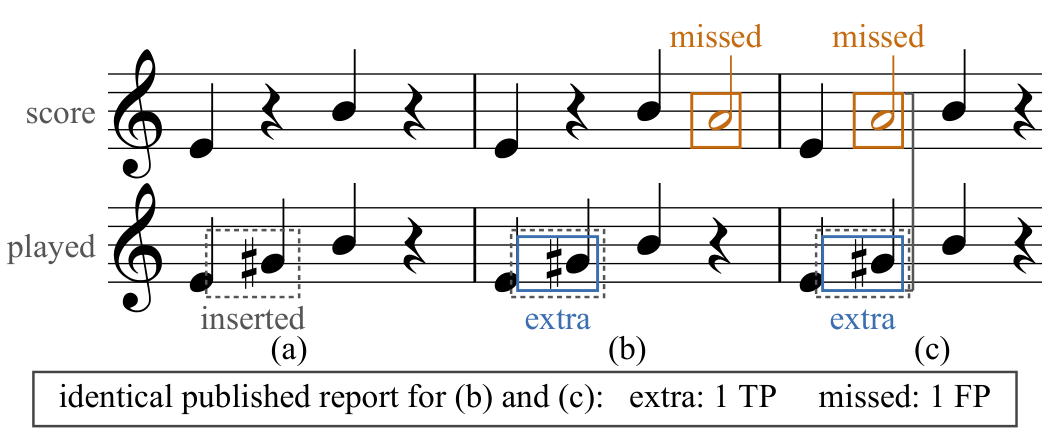

This figure's Python source:
"""Figure 1 -- three system behaviors at one mistake, drawn in staff notation.

Verified exact case (Polytune x MAESTRO, piece 01-03_R1_2014_..--4, t=178.95 s;
see verify_two_scenario.py, claim holds): the reference contains ONE inserted
note (extra @ MIDI 68 = G-sharp 4); the system outputs TWO events, extra @ 68
plus missed @ 69 (A4) -- its encoding of a wrong note.

Layout: ONE two-staff system (score above, played notes below) whose three
consecutive measures are the three scenarios (a), (b), (c), read left to
right like music. Every measure repeats the same passage: the score has a rest
where the player adds G-sharp 4, so the inserted note is visible by
comparison. System claims are drawn on top:

(a) Silent: the system makes no claim.
(b) Counterfactual: the extra claim (blue box) sits on the played G-sharp 4,
    a correct insertion claim; the missed A4 claim (hollow orange note on the
    score staff, i.e. a note the system says the score contained and the
    player omitted) sits two beats later, an unrelated false deletion claim.
(c) As measured: the missed A4 claim is co-located with the extra claim
    (bracket), the system's "played 68 instead of 69" encoding: found but
    misnamed (raw HM=1).
Below the system, one report box: (b) and (c) publish the IDENTICAL per-class
report (extra: 1 TP; missed: 1 FP).

The passage itself (E4, B4 context notes, 4/4) is schematic; the mistake's
pitches, classes and co-location are the measured case. The caption states it.

Why notation rather than a piano roll: both systems the letter evaluates open
with staff-notation figures (Polytune Fig. 1; LadderSym Fig. 1), so the
reader meets the mistake as a musician sees it; the piano-roll version read as
a bar chart (author's review, 2026-09-05). Why one system rather than a 2x2
grid of panels: one clef and one label pair serve all three scenarios, so the
staves are larger and the figure a third shorter.

IEEE graphics rules honoured (proposal/review-evidence/dossier-parts/21-*):
FG-016/017 in-figure text in Times New Roman, embedded as a TrueType subset;
FG-019/020 all type 8 pt at placed size; FG-021 bare (a)/(b)/(c) centered
below each measure, descriptive wording only in the LaTeX caption; FG-026 no
transparency; FG-028 greyscale-legible (claims are boxes + hollow vs filled
heads, not colour alone); FG-031 no baked-in caption or frame around the
figure; music glyphs are vector outlines (no font). The gate (verify_shipped
[8]) rejects Type 3 fonts in this PDF.

Pipeline (pure Python, no system installs): MusicXML (built here) -> verovio
(engraving to SVG) -> svglib/reportlab (SVG to PDF) -> PyMuPDF (place the
system, draw boxes, labels, bracket, report box; strip unused font
resources).

Run:  pip install verovio svglib reportlab pymupdf
      python fig1_two_scenario.py
"""
from __future__ import annotations

import io
import os
import re
from typing import Dict, List, Tuple

import pymupdf as fitz
import verovio
from reportlab.graphics import renderPDF
from svglib.svglib import svg2rlg

HERE = os.path.dirname(os.path.abspath(__file__))
OUT = os.path.join(HERE, "fig1_two_scenario.pdf")

# palette shared with the letter's earlier figure versions
C_EXTRA = "#3b6fb0"      # system extra (insertion claim): blue box
C_MISS = "#c46a10"       # system missed (deletion claim): hollow orange note + box
C_GRAY = "#555555"
C_TEXT = "#000000"

# IEEE single column = 3.5 in = 252 pt
COL_W = 252.0
LABEL_MARGIN = 26.0      # left strip for "score"/"played"
RIGHT_PAD = 2.0
FONT_PT = 8.0
TNR_CANDIDATES = [
    "/System/Library/Fonts/Supplemental/Times New Roman.ttf",
    "/usr/share/fonts/truetype/msttcorefonts/Times_New_Roman.ttf",
]

# scenario per measure: beat of the claimed-missing A4 on the score staff
# (None: no claim; 4: two beats after the inserted note; 2: co-located)
MEASURES = [None, 4, 2]


def hex_rgb(h: str) -> Tuple[float, float, float]:
    h = h.lstrip("#")
    return tuple(int(h[i:i + 2], 16) / 255.0 for i in (0, 2, 4))  # type: ignore[return-value]


# ------------------------------------------------------------------ MusicXML
def _note(step: str, octave: int, alter: int | None = None, color: str | None = None,
          hollow: bool = False) -> str:
    alt = f"<alter>{alter}</alter>" if alter else ""
    acc = "<accidental>sharp</accidental>" if alter == 1 else ""
    col = f' color="{color}"' if color else ""
    head = ""
    stem = "<stem>up</stem>"
    if color or hollow:
        filled = ' filled="no"' if hollow else ""
        head = f'<notehead{filled}{col}>normal</notehead>'
        stem = f'<stem{col}>up</stem>'
    return (f"<note{col}><pitch><step>{step}</step>{alt}<octave>{octave}</octave></pitch>"
            f"<duration>1</duration><type>quarter</type>{acc}{stem}{head}</note>")


def _rest() -> str:
    return "<note><rest/><duration>1</duration><type>quarter</type></note>"


def musicxml() -> str:
    """Two parts, three 4/4 measures of quarter notes, no time signature drawn.

    Score staff (P1), every measure: E4, rest, B4, rest, with the system's
    claimed-missing A4 as a hollow orange note at MEASURES[m] (2 = co-located
    with the inserted note, 4 = two beats later, None = no claim).
    Played staff (P2), every measure: E4, G#4 (MIDI 68, the inserted note),
    B4, rest.
    """
    attrs = ("<attributes><divisions>1</divisions><key><fifths>0</fifths></key>"
             "<clef><sign>G</sign><line>2</line></clef></attributes>")

    def score_measure(i: int, missed_beat: int | None) -> str:
        beats = [_note("E", 4), _rest(), _note("B", 4), _rest()]
        if missed_beat is not None:
            beats[missed_beat - 1] = _note("A", 4, color=C_MISS, hollow=True)
        return f'<measure number="{i + 1}">{attrs if i == 0 else ""}{"".join(beats)}</measure>'

    def played_measure(i: int) -> str:
        beats = [_note("E", 4), _note("G", 4, alter=1), _note("B", 4), _rest()]
        return f'<measure number="{i + 1}">{attrs if i == 0 else ""}{"".join(beats)}</measure>'

    p1 = "".join(score_measure(i, mb) for i, mb in enumerate(MEASURES))
    p2 = "".join(played_measure(i) for i in range(len(MEASURES)))
    return ('<?xml version="1.0" encoding="UTF-8"?><score-partwise version="3.1"><part-list>'
            '<score-part id="P1"><part-name></part-name></score-part>'
            '<score-part id="P2"><part-name></part-name></score-part></part-list>'
            f'<part id="P1">{p1}</part><part id="P2">{p2}</part></score-partwise>')


# ------------------------------------------------------------------ engraving
def engrave(xml: str) -> str:
    tk = verovio.toolkit()
    tk.setOptions({
        "pageWidth": 2600, "pageHeight": 600, "scale": 50, "breaks": "none",
        "adjustPageHeight": True, "adjustPageWidth": True,
        "header": "none", "footer": "none", "mnumInterval": 0,
        "spacingStaff": 5, "spacingSystem": 0,
        "pageMarginLeft": 10, "pageMarginRight": 10,
        "pageMarginTop": 10, "pageMarginBottom": 10,
    })
    if not tk.loadData(xml):
        raise RuntimeError("verovio failed to load the MusicXML")
    if tk.getPageCount() != 1:
        raise RuntimeError("the three measures did not fit one system")
    svg = tk.renderToSVG(1)
    # part-name placeholders come out as empty <text>; drop every text node so
    # the notation PDF carries no font at all (labels are set later in TNR)
    return re.sub(r"<text.*?</text>", "", svg, flags=re.S)


class Geometry:
    """Staff lines, barlines and noteheads, in verovio viewBox units."""

    def __init__(self, svg: str) -> None:
        # verovio emits one <g class="staff"> per measure and staff; group the
        # blocks by their staff-line heights (identical across measures) and
        # keep noteheads in left-to-right order
        starts = [s.start() for s in re.finditer(r'<g id="[^"]*" class="staff">', svg)]
        starts.append(len(svg))
        by_lines: Dict[Tuple[int, ...], List[Tuple[int, int]]] = {}
        for a, b in zip(starts, starts[1:]):
            blk = svg[a:b]
            horiz = [(int(x2) - int(x1), int(y1)) for x1, y1, x2, y2 in re.findall(
                r'<path d="M(\d+) (\d+) L(\d+) (\d+)"[^>]*/>', blk) if y1 == y2 and x2 > x1]
            # the five longest horizontal strokes are the staff lines (ledger
            # lines are shorter)
            ys = tuple(sorted(y for _, y in sorted(horiz, reverse=True)[:5]))
            heads = [(int(x), int(y)) for x, y in re.findall(
                r'<g class="notehead"[^>]*>\s*<use [^>]*translate\((-?\d+), (-?\d+)\)', blk)]
            by_lines.setdefault(ys, []).extend(heads)
        self.staves: List[Dict] = [
            {"lines": list(ys), "heads": sorted(heads)}
            for ys, heads in sorted(by_lines.items())]
        if len(self.staves) != 2:
            raise RuntimeError(f"expected 2 staves, parsed {len(self.staves)}")
        # barlines: vertical paths at least one staff tall (stems are 3.5
        # spaces, barlines 4 or, for the system line, more)
        staff_h = self.staves[0]["lines"][-1] - self.staves[0]["lines"][0]
        vert = [(int(y2) - int(y1), int(x1)) for x1, y1, x2, y2 in re.findall(
            r'<path d="M(\d+) (\d+) L(\d+) (\d+)"[^>]*/>', svg) if x1 == x2 and int(y2) > int(y1)]
        xs = sorted({x for h, x in vert if h >= 0.95 * staff_h})
        # thick+thin final barline: keep distinct positions further than a
        # staff space apart
        self.barlines: List[int] = []
        for x in xs:
            if not self.barlines or x - self.barlines[-1] > self.space:
                self.barlines.append(x)
        if len(self.barlines) != len(MEASURES) + 1:
            raise RuntimeError(f"expected {len(MEASURES) + 1} barlines, found {self.barlines}")

    @property
    def space(self) -> int:
        ln = self.staves[0]["lines"]
        return ln[1] - ln[0]


def svg_to_pdf(svg: str) -> fitz.Document:
    tmp = io.BytesIO()
    renderPDF.drawToFile(svg2rlg(io.StringIO(svg)), tmp)
    doc = fitz.open("pdf", tmp.getvalue())
    pg = doc[0]
    # svglib selects a default Type1 font (an empty BT..Tf..ET block) even when
    # nothing is drawn with it; an unembedded font resource would fail IEEE's
    # font check, so drop text blocks that show no glyphs, then the resource.
    if not pg.get_text().strip():
        pg.clean_contents()
        xref = pg.get_contents()[0]
        stream = doc.xref_stream(xref)
        stream = re.sub(rb"BT\b.*?\bET\b",
                        lambda m: m.group(0) if re.search(rb"T[jJ]\b", m.group(0)) else b"",
                        stream, flags=re.S)
        doc.update_stream(xref, stream)
        doc.xref_set_key(pg.xref, "Resources/Font", "null")
    return doc


def _fit(us: List[float], pts: List[float]) -> Tuple[float, float]:
    """Least-squares a, b with pt = a*u + b."""
    n = len(us)
    mu, mp = sum(us) / n, sum(pts) / n
    a = sum((u - mu) * (p - mp) for u, p in zip(us, pts)) / sum((u - mu) ** 2 for u in us)
    return a, mp - a * mu


# ------------------------------------------------------------------ compose
class System:
    """The engraved three-measure system and its coordinate maps."""

    def __init__(self) -> None:
        self.svg = engrave(musicxml())
        self.geo = Geometry(self.svg)
        self.doc = svg_to_pdf(self.svg)
        self.rect: fitz.Rect | None = None
        self._calibrate()

    def _calibrate(self) -> None:
        """Affine maps viewBox units -> notation-page points, fitted on the ten
        staff lines (y) and the system barlines (x) as actually drawn."""
        h_seg, v_seg = [], []
        for d in self.doc[0].get_drawings():
            for it in d["items"]:
                if it[0] != "l":
                    continue
                p1, p2 = it[1], it[2]
                if abs(p1.y - p2.y) < 0.05 and abs(p2.x - p1.x) > 1:
                    h_seg.append((abs(p2.x - p1.x), p1.y))
                elif abs(p1.x - p2.x) < 0.05 and abs(p2.y - p1.y) > 1:
                    v_seg.append((abs(p2.y - p1.y), p1.x))

        def longest_distinct(segs: List[Tuple[float, float]], n: int, merge: float = 0.0) -> List[float]:
            # svglib emits each stroke several times; keep one entry per
            # coordinate (merging positions closer than `merge`), ranked by length
            best: Dict[float, float] = {}
            for length, coord in segs:
                key = round(coord, 2)
                near = next((k for k in best if abs(k - key) <= merge), None)
                key = near if near is not None else key
                best[key] = max(best.get(key, 0.0), length)
            return sorted(k for k, _ in sorted(best.items(), key=lambda kv: -kv[1])[:n])

        pdf_lines = longest_distinct(h_seg, 10)
        svg_lines = sorted(y for st in self.geo.staves for y in st["lines"])
        if len(pdf_lines) != 10 or len(svg_lines) != 10:
            raise RuntimeError(f"staff-line calibration failed: {len(pdf_lines)} pdf, {len(svg_lines)} svg")
        self._ay, self._by = _fit(svg_lines, pdf_lines)
        staff_h_pt = pdf_lines[4] - pdf_lines[0]
        space_pt = pdf_lines[1] - pdf_lines[0]
        tall = [(h, x) for h, x in v_seg if h >= 0.95 * staff_h_pt]
        pdf_bars = longest_distinct(tall, len(self.geo.barlines), merge=0.8 * space_pt)
        if len(pdf_bars) != len(self.geo.barlines):
            raise RuntimeError(f"barline calibration failed: {pdf_bars} vs {self.geo.barlines}")
        self._ax, self._bx = _fit([float(x) for x in self.geo.barlines], pdf_bars)
        bbox = fitz.Rect()
        for d in self.doc[0].get_drawings():
            bbox |= d["rect"]
        self.bbox = bbox + (-1.5, -1.5, 1.5, 1.5)

    def place(self, page: fitz.Page, x0: float, y0: float, width: float) -> float:
        s = width / self.bbox.width
        self.rect = fitz.Rect(x0, y0, x0 + width, y0 + self.bbox.height * s)
        page.show_pdf_page(self.rect, self.doc, 0, clip=self.bbox)
        return self.rect.height

    def placed_height(self, width: float) -> float:
        return self.bbox.height * width / self.bbox.width

    def pt(self, ux: float, uy: float) -> Tuple[float, float]:
        assert self.rect is not None
        s = self.rect.width / self.bbox.width
        return (self.rect.x0 + (self._ax * ux + self._bx - self.bbox.x0) * s,
                self.rect.y0 + (self._ay * uy + self._by - self.bbox.y0) * s)

    def head(self, staff: int, measure: int, beat: int) -> Tuple[int, int]:
        """Notehead (x, y) of the note on `beat` of `measure` (0-based) on
        `staff` (0 score, 1 played); notes come out of verovio in time order."""
        heads = self.geo.staves[staff]["heads"]
        idx = 0
        for m, mb in enumerate(MEASURES):
            beats = ([1, 3] if mb is None else sorted([1, 3, mb])) if staff == 0 else [1, 2, 3]
            if m == measure:
                return heads[idx + beats.index(beat)]
            idx += len(beats)
        raise IndexError(measure)


def main() -> None:
    fontfile = next((p for p in TNR_CANDIDATES if os.path.exists(p)), None)
    if fontfile is None:
        raise SystemExit("Times New Roman TTF not found; set TNR_CANDIDATES")
    font = fitz.Font(fontfile=fontfile)

    sysm = System()
    notation_w = COL_W - LABEL_MARGIN - RIGHT_PAD
    top = 1.5 + FONT_PT + 1.0          # room for the "missed" labels above the top staff
    sys_h = sysm.placed_height(notation_w)
    y_labels = top + sys_h + FONT_PT + 2.0       # (a)/(b)/(c) baseline
    box_h = FONT_PT + 5.0
    box_top = y_labels + 3.0
    bottom = box_top + box_h + 1.5
    doc = fitz.open()
    page = doc.new_page(width=COL_W, height=bottom)

    def text(x: float, y: float, s: str, size: float = FONT_PT, color: str = C_TEXT,
             align: str = "left") -> None:
        w = font.text_length(s, fontsize=size)
        if align == "center":
            x -= w / 2
        elif align == "right":
            x -= w
        page.insert_text((x, y), s, fontsize=size, fontname="TNR", fontfile=fontfile,
                         color=hex_rgb(color))

    def box(staff: int, measure: int, beat: int, color: str, pad: float = 0.0,
            dashes: str | None = None, width: float = 0.7) -> fitz.Rect:
        ux, uy = sysm.head(staff, measure, beat)
        sp = sysm.geo.space
        has_accidental = staff == 1 and beat == 2
        x0, y0 = sysm.pt(ux - (2.6 if has_accidental else 0.9) * sp - pad * sp, uy - (1.45 + pad) * sp)
        x1, y1 = sysm.pt(ux + (1.7 + pad) * sp, uy + (1.45 + pad) * sp)
        r = fitz.Rect(x0, y0, x1, y1)
        page.draw_rect(r, color=hex_rgb(color), width=width, dashes=dashes)
        return r

    sysm.place(page, LABEL_MARGIN, top, notation_w)
    # the reference truth, marked in every measure: the inserted G#4 on the
    # played staff (dashed gray, drawn first so claim boxes sit on top of it)
    truth: Dict[int, fitz.Rect] = {}
    for measure in range(len(MEASURES)):
        truth[measure] = box(1, measure, 2, C_GRAY, pad=0.35, dashes="[1.2 1.0] 0", width=0.6)
    # staff labels, right-aligned in the left strip
    for staff, lab in ((0, "score"), (1, "played")):
        ys = sysm.geo.staves[staff]["lines"]
        _, y = sysm.pt(0, (ys[0] + ys[-1]) / 2)
        text(LABEL_MARGIN - 3, y + FONT_PT * 0.35, lab, color=C_GRAY, align="right")

    # claims: (b) = measure 1, (c) = measure 2
    boxes: Dict[str, fitz.Rect] = {}
    boxes["b_extra"] = box(1, 1, 2, C_EXTRA)
    boxes["b_miss"] = box(0, 1, MEASURES[1], C_MISS)
    boxes["c_extra"] = box(1, 2, 2, C_EXTRA)
    boxes["c_miss"] = box(0, 2, MEASURES[2], C_MISS)
    # bracket tying the two co-located claims in (c)
    bx = max(boxes["c_extra"].x1, boxes["c_miss"].x1) + 2.5
    for (p1, p2) in (((bx, boxes["c_miss"].y0), (bx, boxes["c_extra"].y1)),
                     ((bx - 2, boxes["c_miss"].y0), (bx, boxes["c_miss"].y0)),
                     ((bx - 2, boxes["c_extra"].y1), (bx, boxes["c_extra"].y1))):
        page.draw_line(p1, p2, color=hex_rgb(C_GRAY), width=0.6)
    # class labels: "extra" under its box, "missed" above the stem tip; the
    # truth box is named once, under measure (a)
    r = truth[0]
    text((r.x0 + r.x1) / 2, r.y1 + FONT_PT * 0.95, "inserted", color=C_GRAY, align="center")
    for r in (boxes["b_extra"], boxes["c_extra"]):
        text((r.x0 + r.x1) / 2, truth[1].y1 + FONT_PT * 0.95, "extra", color=C_EXTRA, align="center")
    for measure, r in ((1, boxes["b_miss"]), (2, boxes["c_miss"])):
        ux, uy = sysm.head(0, measure, MEASURES[measure])
        _, y_tip = sysm.pt(ux, uy - 3.6 * sysm.geo.space)
        half = font.text_length("missed", fontsize=FONT_PT) / 2
        cx = min((r.x0 + r.x1) / 2, COL_W - 1.0 - half)
        text(cx, y_tip - 1.5, "missed", color=C_MISS, align="center")

    # bare measure labels (a)/(b)/(c) centered under each measure (FG-021)
    bars_pt = [sysm.pt(x, 0)[0] for x in sysm.geo.barlines]
    for i, lab in enumerate(("(a)", "(b)", "(c)")):
        text((bars_pt[i] + bars_pt[i + 1]) / 2, y_labels, lab, align="center")

    # one-line report box (no fill: FG-031), centered under the system
    msg = "identical published report for (b) and (c):   extra: 1 TP     missed: 1 FP"
    w = font.text_length(msg, fontsize=FONT_PT) + 12
    rb = fitz.Rect(COL_W / 2 - w / 2, box_top, COL_W / 2 + w / 2, box_top + box_h)
    page.draw_rect(rb, color=hex_rgb("#444444"), width=0.6)
    text(COL_W / 2, box_top + box_h - 4.5, msg, align="center")

    doc.subset_fonts()
    doc.save(OUT, garbage=4, deflate=True)
    doc.close()

    chk = fitz.open(OUT)
    pg = chk[0]
    fonts = pg.get_fonts()
    print("wrote", OUT, "size", pg.rect, "fonts", fonts)
    pg.get_pixmap(dpi=300).save(OUT[:-4] + ".png")
    for f in fonts:
        if f[1] == "n/a":
            raise SystemExit(f"unembedded font in figure: {f}")


if __name__ == "__main__":
    main()
